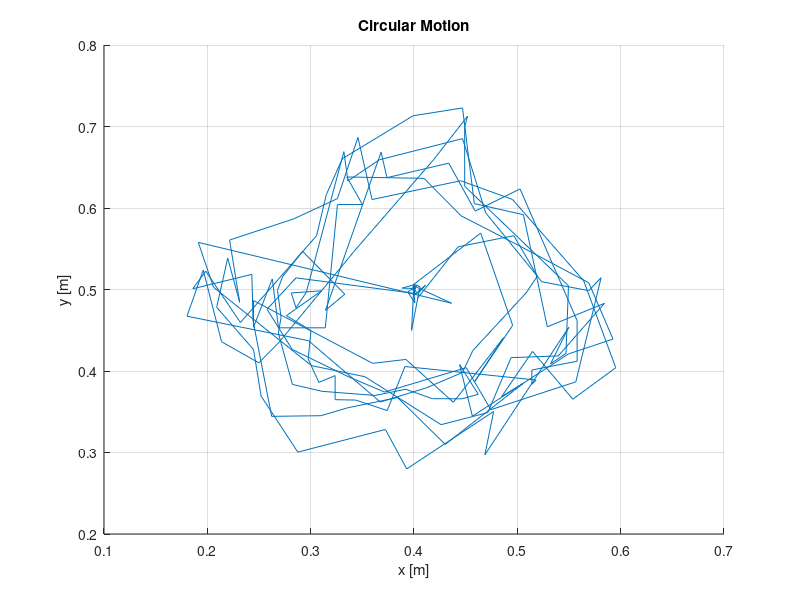

This figure's MATLAB source:
close all;
clear all;

nav = csvread("NAV.CSV")(17:255, :);
ax = nav(:, 1);
ay = nav(:, 2);
ax *= -1;
ay *= -1;
t = nav(:, 3);
t -= t(1);

T = 5/4;
A = 4;
X0 = 0.4;
Y0 = 0.3+0.2;

x = -ax*(0.5*T/pi)^2 + X0;
y = -ay*(0.5*T/pi)^2 + Y0;

figure()
hold on;
grid on;
title("Circular Motion");
plot(x, y);
xlabel("x [m]");
ylabel("y [m]");




